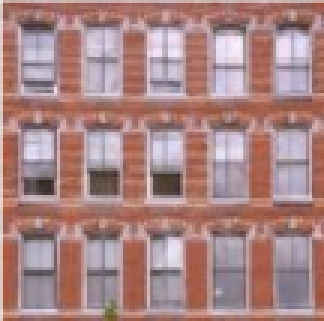
#> input picture btl/images/building.png, 108 x 107 px (shown 3 times larger)
$ jupyter execute Chuong4.ipynb
#> lines starting #> are read from the running program, lines starting #| are printed output that depends on the picture
Power-law transform

[cell 1]
from PIL import Image
from skimage.io import imread, imshow, show
import scipy.fftpack as fp
from scipy import ndimage, misc, signal
# from scipy.stats import signaltonoise
# from skimage import data, img_as_float
from skimage.color import rgb2gray
from skimage.transform import rescale
import matplotlib.pylab as pylab
import numpy as np
import numpy.fft
import timeit

[cell 2]
import matplotlib.pyplot as plt
import numpy as np
from skimage.io import imread
from skimage.util import img_as_float
import pylab

def plot_hist(r_channel, g_channel, b_channel, title):
    """
    Hàm này vẽ histogram cho từng kênh màu (RGB) và hiển thị.

    Args:
    r_channel (numpy array): Kênh màu đỏ (Red).
    g_channel (numpy array): Kênh màu xanh lá (Green).
    b_channel (numpy array): Kênh màu xanh dương (Blue).
    title (str): Tiêu đề cho đồ thị histogram.
    """
    # Tạo một đối tượng Figure với các subplot cho 3 kênh màu
    plt.title(title)

    # Vẽ histogram cho mỗi kênh màu
    plt.hist(r_channel.ravel(), bins=256, color='red', alpha=0.6, label='Red')
    plt.hist(g_channel.ravel(), bins=256, color='green', alpha=0.6, label='Green')
    plt.hist(b_channel.ravel(), bins=256, color='blue', alpha=0.6, label='Blue')

    # Thêm nhãn và tiêu đề
    plt.xlabel('Pixel Intensity')
    plt.ylabel('Frequency')
    plt.legend()

# Đọc ảnh gốc mà không thay đổi giá trị của nó (giữ ảnh ở định dạng integer)
im = imread('./images/building.png')  # Không sử dụng img_as_float cho ảnh gốc
#> im is the input picture: shape (107, 108, 3); mean R, G, B 169, 132.5, 131.9

# Áp dụng phép biến đổi power-law
gamma = 5
im_float = img_as_float(im)  # Chuyển ảnh sang dạng float để xử lý

# Power-law transform
im1 = im_float**gamma
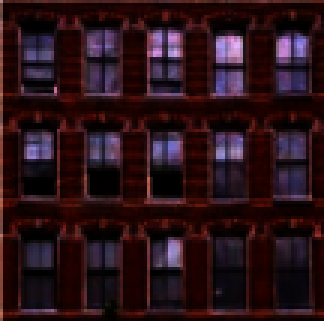
#> im1: shape (107, 108, 3) float64 (shown 3 times larger); mean R, G, B 0.164, 0.0733, 0.0969

# Hiển thị ảnh gốc và ảnh đã biến đổi
pylab.style.use('ggplot')
pylab.figure(figsize=(15,10))

# Hiển thị ảnh gốc (vẫn giữ nguyên giá trị ban đầu)
pylab.subplot(221)
pylab.imshow(im)  # Hiển thị ảnh gốc với giá trị integer (0-255)
pylab.title('Original Image')
pylab.axis('off')

# Hiển thị ảnh đã biến đổi (dạng float)
pylab.subplot(222)
pylab.imshow(im1)
pylab.title('Transformed Image (Gamma = 5)')
pylab.axis('off')

# Hiển thị histogram cho ảnh gốc (input)
pylab.subplot(223)
plot_hist(im[...,0], im[...,1], im[...,2], 'Histogram for RGB channels (input)')
#> in plot_hist, `plt.hist(b_channel.ravel(), bins=256, color='blue', alpha=0.6, label='..`:
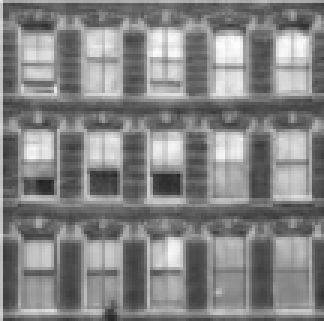
#> b_channel: shape (107, 108) (shown 3 times larger); min 34, max 254, mean 131.9

# Hiển thị histogram cho ảnh đã biến đổi (output)
pylab.subplot(224)
plot_hist(im1[...,0], im1[...,1], im1[...,2], 'Histogram for RGB channels (output)')
#> call 2 of plot_hist, with title = 'Histogram for RGB channels (output)'
#> in plot_hist (call 2), `plt.hist(r_channel.ravel(), bins=256, color='red', alpha=0.6, label='R..`:
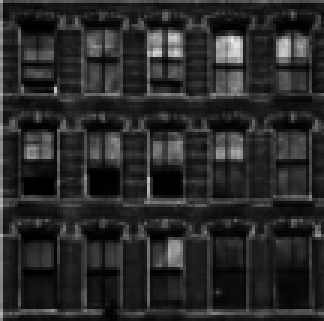
#> r_channel: shape (107, 108) float64 (shown 3 times larger); min 0.000213, max 0.924, mean 0.164
#> in plot_hist (call 2), `plt.hist(b_channel.ravel(), bins=256, color='blue', alpha=0.6, label='..`:
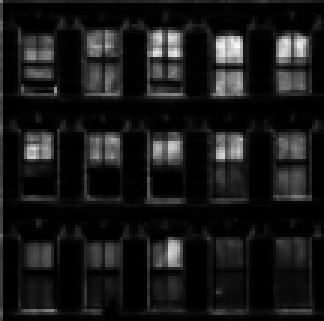
#> b_channel: shape (107, 108) float64 (shown 3 times larger); min 4.21e-05, max 0.981, mean 0.0969

# Hiển thị toàn bộ plot
pylab.show()
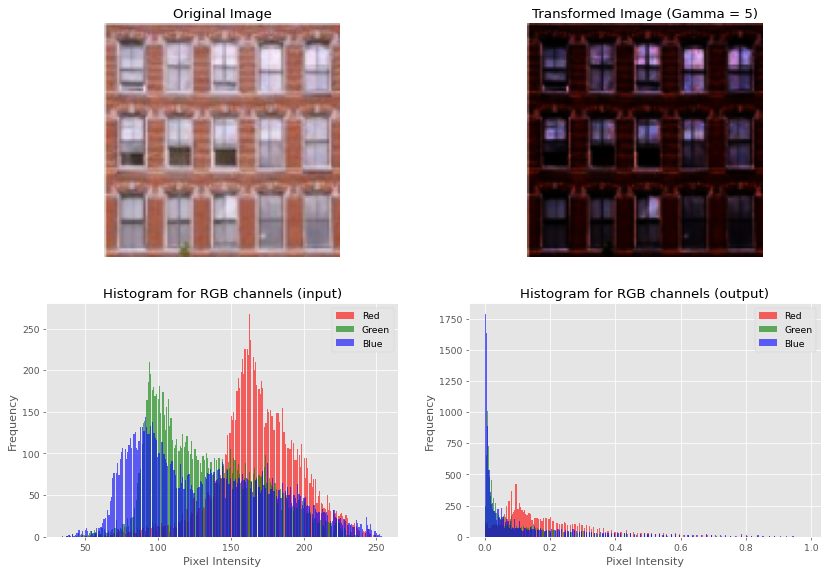
#> figure drawn by matplotlib, 4 panels; panel 3: tallest bar 267 high, from x = 162.5 to 163.3; panel 3: tallest bar 210 high, from x = 93.53 to 94.32; panel 3: tallest bar 144 high, from x = 90.72 to 91.58; panel 4: tallest bar 422 high, from x = 0.094 to 0.0976

Contrast stretching and histogram equalization
with scikit-image

[cell 3]
import numpy as np
import matplotlib.pyplot as plt
from skimage import io, exposure
from skimage.color import rgb2gray

# Đọc ảnh và chuyển sang ảnh xám (grayscale)
img = rgb2gray(io.imread('./images/messi.jpg'))
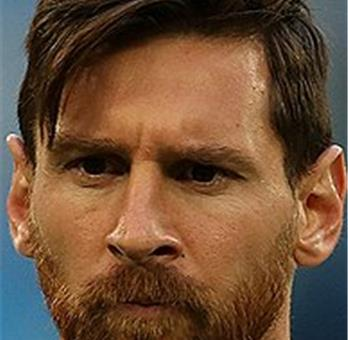
#> input picture btl/images/messi.jpg, 348 x 340 px
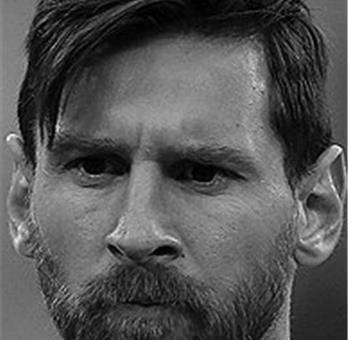
#> img: shape (340, 348) float64; min 0, max 0.991, mean 0.33

# Histogram equalization
img_eq = exposure.equalize_hist(img)
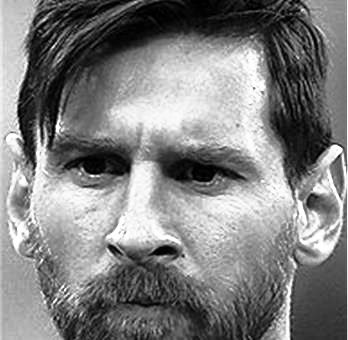
#> img_eq: shape (340, 348) float64; min 0.000659, max 1, mean 0.503

# Adaptive histogram equalization
img_adapteq = exposure.equalize_adapthist(img, clip_limit=0.03)
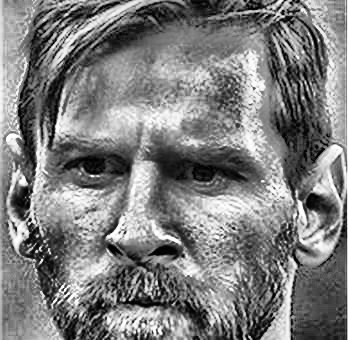
#> img_adapteq: shape (340, 348) float64; min 0, max 1, mean 0.496

# Hàm vẽ ảnh
def plot_image(image, title):
    plt.imshow(image, cmap='gray')
    plt.title(title)
    plt.axis('off')  # Ẩn trục

# Hiển thị ảnh và histogram
plt.gray()

# Vẽ 3 ảnh trên cùng một hàng
plt.figure(figsize=(20, 10))

# Vẽ ảnh gốc
plt.subplot(1, 3, 1)
plot_image(img, 'Ảnh gốc (Earth from Sky)')

# Vẽ ảnh sau khi histogram equalization
plt.subplot(1, 3, 2)
plot_image(img_eq, 'Sau Histogram Equalization')

# Vẽ ảnh sau khi adaptive histogram equalization
plt.subplot(1, 3, 3)
plot_image(img_adapteq, 'Sau Adaptive Histogram Equalization')

# Hiển thị các ảnh
plt.show()

# Vẽ histogram cho các ảnh
plt.figure(figsize=(15, 5))
for i, image in enumerate([img, img_eq, img_adapteq]):
    plt.subplot(1, 3, i + 1)
    plt.hist(image.ravel(), bins=256, color='g', alpha=0.7)
    plt.title(f'Histogram {["gốc", "equalization", "adapteq"][i]}', size=15)
#> this loop made 3 passes

# Hiển thị histogram
plt.show()
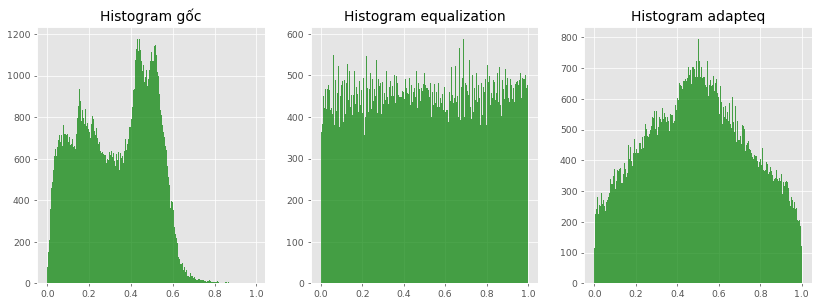
#> figure drawn by matplotlib, 3 panels; panel 1: tallest bar 1177 high, from x = 0.438 to 0.441; panel 2: tallest bar 588 high, from x = 0.688 to 0.692; panel 3: tallest bar 795 high, from x = 0.5 to 0.504
